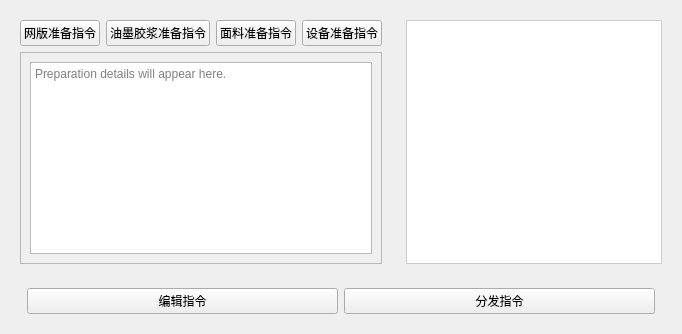
<?xml version="1.0" encoding="UTF-8"?>
<ui version="4.0">
 <class>ProcessPlanningWidget</class>
 <widget class="QWidget" name="ProcessPlanningWidget">
  <layout class="QVBoxLayout" name="processMainLayout">
   <!-- Top area: preparation instructions (left) and device instructions (right) -->
   <item stretch="10">
    <layout class="QHBoxLayout" name="topRowLayout">
     <!-- Preparation instructions panel (left, 1:1) -->
     <item stretch="1">
      <widget class="QWidget" name="preparationPanel">
       <property name="sizePolicy">
        <sizepolicy hsizetype="Expanding" vsizetype="Expanding">
         <horstretch>1</horstretch><verstretch>1</verstretch>
        </sizepolicy>
       </property>
       <layout class="QVBoxLayout" name="preparationVerticalLayout">
        <!-- Top: buttons row (stretch 1) -->
        <item stretch="1">
         <layout class="QHBoxLayout" name="prepButtonsLayout">
          <item>
           <widget class="QPushButton" name="btnMeshPreparation">
            <property name="text"><string>网版准备指令</string></property>
           </widget>
          </item>
          <item>
           <widget class="QPushButton" name="btnInkPreparation">
            <property name="text"><string>油墨胶浆准备指令</string></property>
           </widget>
          </item>
          <item>
           <widget class="QPushButton" name="btnFabricPreparation">
            <property name="text"><string>面料准备指令</string></property>
           </widget>
          </item>
          <item>
           <widget class="QPushButton" name="btnEquipmentPreparation">
            <property name="text"><string>设备准备指令</string></property>
           </widget>
          </item>
         </layout>
        </item>
        <!-- Bottom: information area (stretch 5) -->
        <item stretch="5">
         <widget class="QScrollArea" name="prepInfoScroll">
          <property name="widgetResizable"><bool>true</bool></property>
          <widget class="QWidget" name="prepInfoContainer">
           <layout class="QVBoxLayout" name="prepInfoLayout">
            <item>
             <widget class="QTextEdit" name="prepInfoText">
              <property name="readOnly"><bool>true</bool></property>
              <property name="placeholderText"><string>Preparation details will appear here.</string></property>
             </widget>
            </item>
           </layout>
          </widget>
         </widget>
        </item>
       </layout>
      </widget>
     </item>

     <!-- Device instructions panel (right, 1:1) -->
     <item stretch="2">
      <widget class="QWidget" name="devicePanel">
       <property name="sizePolicy">
        <sizepolicy hsizetype="Expanding" vsizetype="Expanding">
         <horstretch>2</horstretch><verstretch>1</verstretch>
        </sizepolicy>
       </property>
       <layout class="QVBoxLayout" name="deviceVerticalLayout">
        <item>
         <!-- flowGraphicsView shows production line flow; click handling implemented in code -->
         <widget class="QGraphicsView" name="flowGraphicsView">
          <property name="sizePolicy">
           <sizepolicy hsizetype="Expanding" vsizetype="Expanding">
            <horstretch>1</horstretch><verstretch>1</verstretch>
           </sizepolicy>
          </property>
          <property name="styleSheet">
           <string>background-color: white; border:1px solid #ccc;</string>
          </property>
         </widget>
        </item>
       </layout>
      </widget>
     </item>
    </layout>
   </item>

   <!-- Bottom control bar (stretch 1) -->
   <item stretch="1">
    <widget class="QWidget" name="controlBar_process">
     <property name="sizePolicy">
      <sizepolicy hsizetype="Expanding" vsizetype="Fixed">
       <horstretch>0</horstretch><verstretch>0</verstretch>
      </sizepolicy>
     </property>
     <property name="maximumSize">
      <size>
       <width>16777215</width>
       <height>80</height>
      </size>
     </property>
     <layout class="QHBoxLayout" name="controlLayout_process">
      <item>
       <spacer name="controlLeftSpacer">
        <property name="orientation"><enum>Qt::Horizontal</enum></property>
        <property name="sizeType"><enum>QSizePolicy::Expanding</enum></property>
       </spacer>
      </item>
      <item>
       <widget class="QPushButton" name="btnEditPlan">
        <property name="text"><string>编辑指令</string></property>
       </widget>
      </item>
      <item>
       <widget class="QPushButton" name="btnStartScheduling">
        <property name="text"><string>分发指令</string></property>
       </widget>
      </item>
      <item>
       <spacer name="controlRightSpacer">
        <property name="orientation"><enum>Qt::Horizontal</enum></property>
        <property name="sizeType"><enum>QSizePolicy::Expanding</enum></property>
       </spacer>
      </item>
     </layout>
    </widget>
   </item>
  </layout>
 </widget>
 <resources/>
 <connections/>
</ui>
